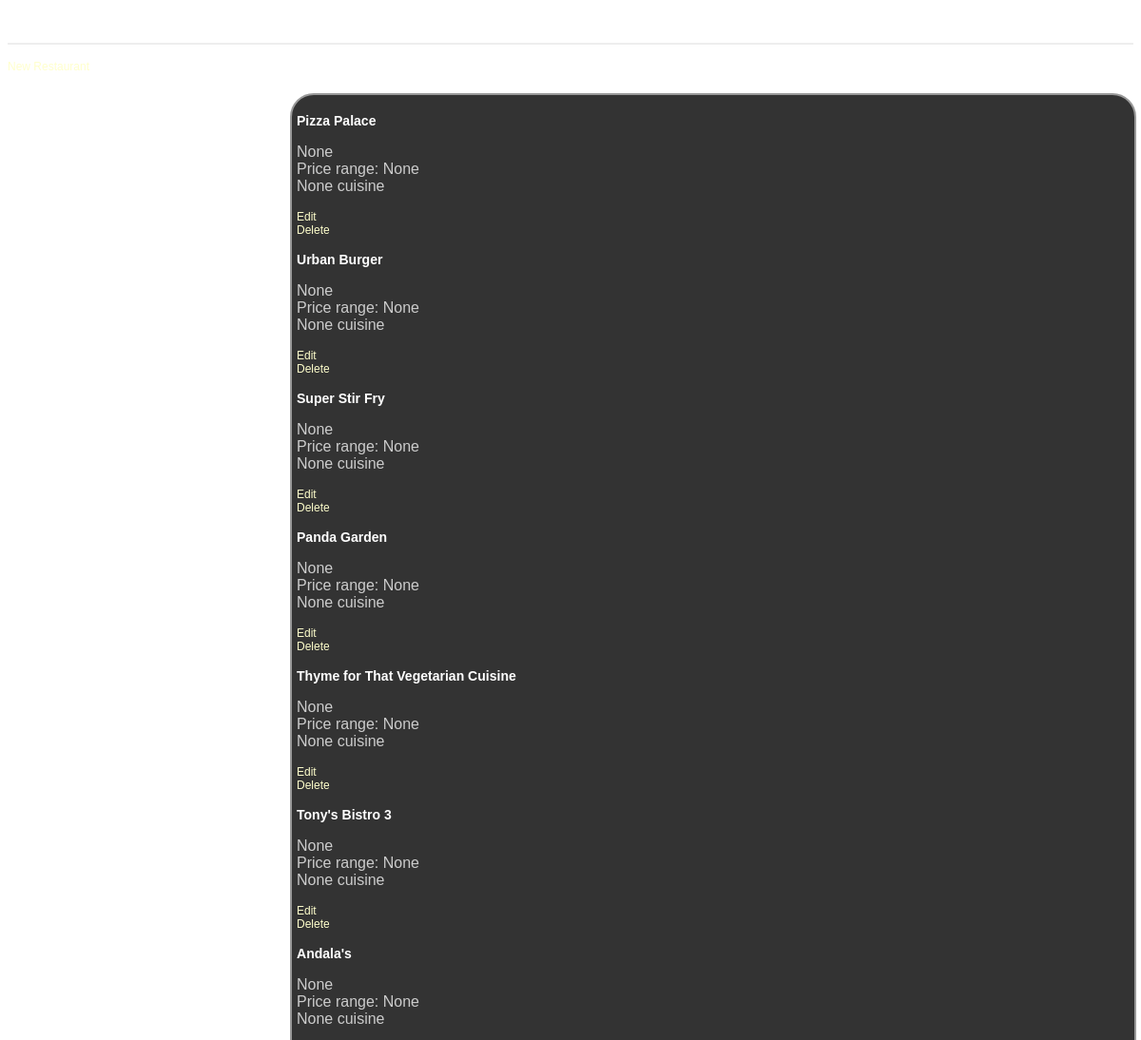
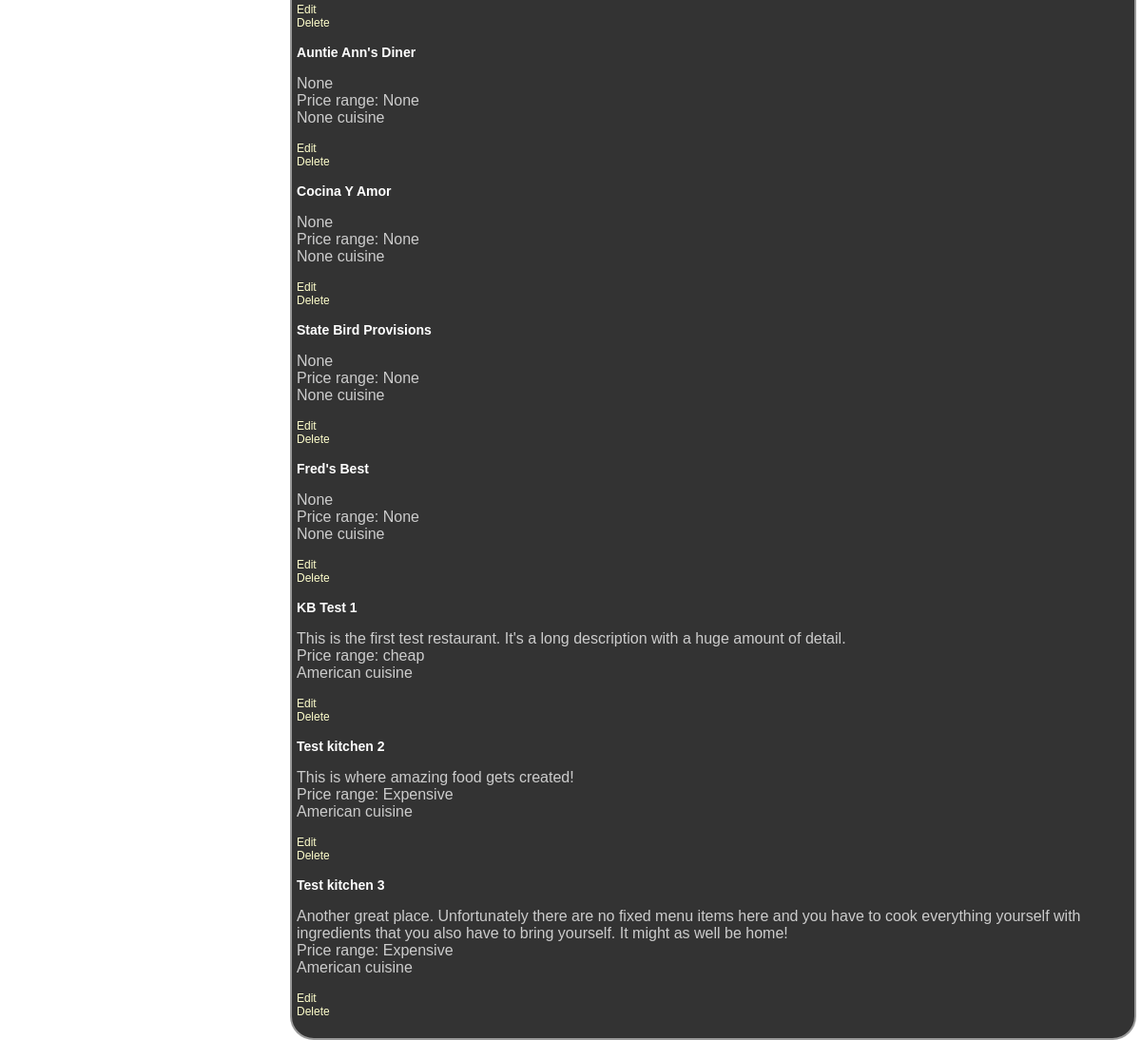
The page /restaurants/ on the database its author committed (2 pictures, top to bottom).
### database_setup.py (models this page shows, shortened)
class Restaurant(Base):
    __tablename__ = 'restaurant'
    name = Column(String(80), nullable = False)
    id = Column(Integer, primary_key = True)
    description = Column(String(250))
    priceRange = Column(String(25))
    cuisine = Column(String(250))

### project.py (the view)
@app.route('/')
@app.route('/restaurants/')
def showRestaurants():
    restaurants = session.query(Restaurant).all()
    return render_template("restaurants.html", restaurants = restaurants)

### templates/restaurants.html (shortened to what this page needs)
<html>
<head>
	<link rel=stylesheet type=text/css href="{{ url_for('static', filename='styles.css') }}">
	</head>
<body>
<h1>Restaurants</h1>
<p><a href = "{{url_for('newRestaurant')}}">New Restaurant</a></p>
<div class = 'pane'>
{% for restaurant in restaurants %}
<div class='restaurant'>
<a href = "{{url_for('restaurantMenu', restaurant_id = restaurant.id)}}"> <h3>{{restaurant.name}}</h3></a>
<p>
<span>{{restaurant.description}}</span><br/>
<span>Price range: {{restaurant.priceRange}}</span><br/>
<span>{{restaurant.cuisine}} cuisine</span></p>
<p><a href = "{{url_for('editRestaurant',restaurant_id = restaurant.id)}}">Edit</a> </br>
<a href = "{{url_for('deleteRestaurant',restaurant_id = restaurant.id)}}">Delete</a> </p>
</div>
{% endfor %}
</div>
</body>
</html>

### static/styles.css (style rules this page uses)
body { font-family: sans-serif; }
h1, h2, h3, h4 { color: #ffffff; }
h1, h2 { font-family: 'georgia', serif; margin: 0; }
h1 { border-bottom: 2px solid #eee; }
p, dd, dt { color: #cccccc; }
a { text-decoration: none; color: #ffffcc; font-size: .75em; }
.pane { position: absolute; left: 25%; border: 2px solid; border-radius: 25px; padding: 5px; margin: 5px; border-color: #999999; background-color: #333333 }

### rows shown on the page
Restaurant: name "Pizza Palace", description "None", priceRange "None", cuisine "None"
Restaurant: name "Urban Burger", description "None", priceRange "None", cuisine "None"
Restaurant: name "Super Stir Fry", description "None", priceRange "None", cuisine "None"
Restaurant: name "Panda Garden", description "None", priceRange "None", cuisine "None"
Restaurant: name "Thyme for That Vegetarian Cuisine", description "None", priceRange "None", cuisine "None"
Restaurant: name "Tony's Bistro 3", description "None", priceRange "None", cuisine "None"
Restaurant: name "Andala's", description "None", priceRange "None", cuisine "None"
Restaurant: name "Auntie Ann's Diner", description "None", priceRange "None", cuisine "None"
Restaurant: name "Cocina Y Amor", description "None", priceRange "None", cuisine "None"
Restaurant: name "State Bird Provisions", description "None", priceRange "None", cuisine "None"
Restaurant: name "Fred's Best", description "None", priceRange "None", cuisine "None"
Restaurant: name "KB Test 1", description "This is the first test restaurant. It's a long description with a huge amount of detail.", priceRange "cheap", cuisine "American"
Restaurant: name "Test kitchen 2", description "This is where amazing food gets created!", priceRange "Expensive", cuisine "American"
Restaurant: name "Test kitchen 3", description "Another great place. Unfortunately there are no fixed menu items here and you have to cook everything yourself with ingredients that you also have to bring yourself. It might as well be home!", priceRange "Expensive", cuisine "American"
